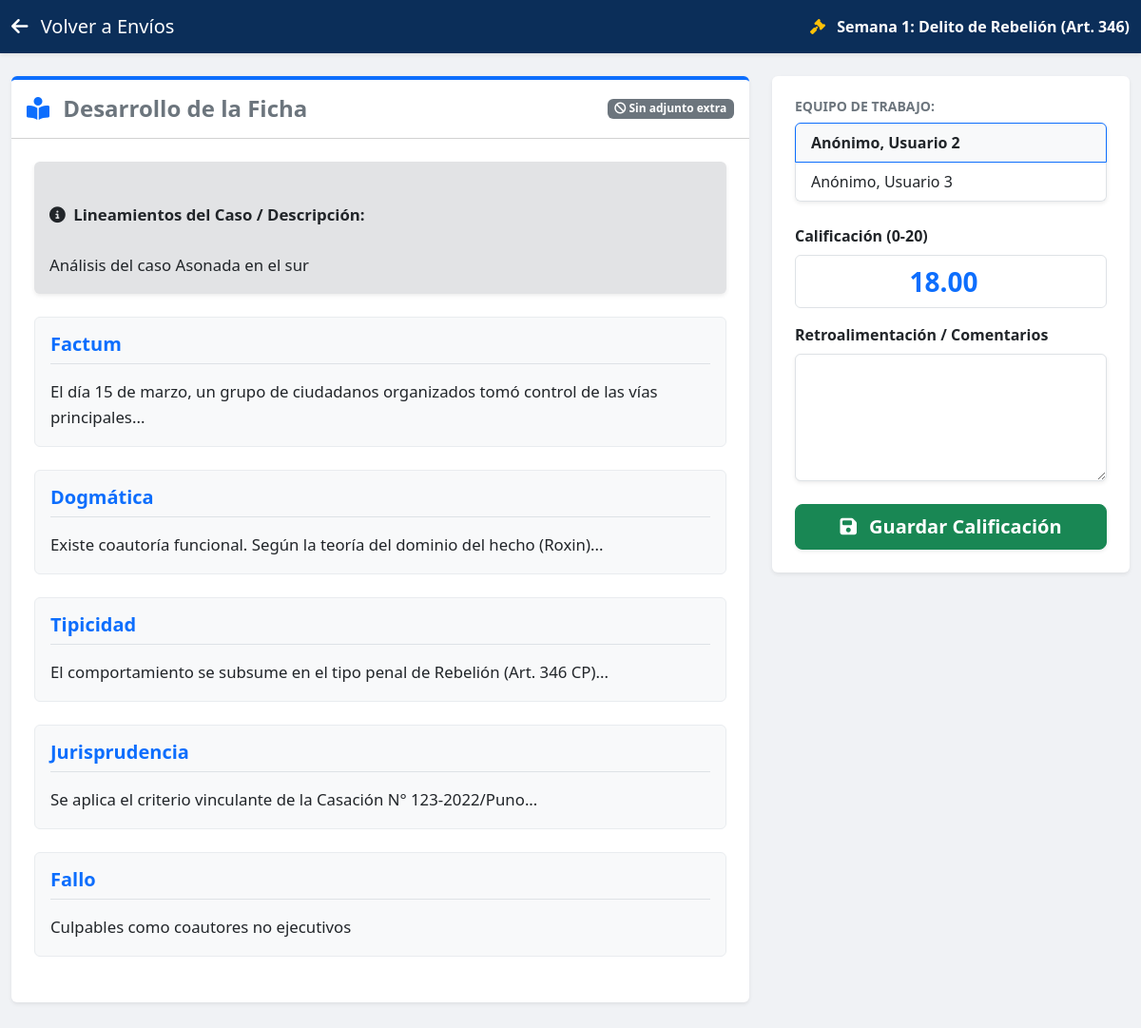
/calificar.php?id=4 (signed in), run on the app's committed database.
### tables this page shows
CREATE TABLE `envios_fichas` (
  `id` int(11) NOT NULL,
  `actividad_id` int(11) NOT NULL,
  `lider_id` int(11) NOT NULL,
  `factum` text NOT NULL,
  `tipicidad` text NOT NULL,
  `dogmatica` text NOT NULL,
  `jurisprudencia` text NOT NULL,
  `fallo` text NOT NULL,
  `fecha_envio` timestamp NULL DEFAULT current_timestamp(),
  `estado` varchar(50) DEFAULT 'Pendiente',
  `calificacion` decimal(5,2) DEFAULT NULL,
  `respuestas_json` text DEFAULT NULL,
  `retroalimentacion` text DEFAULT NULL
);

CREATE TABLE `actividades_fichas` (
  `id` int(11) NOT NULL,
  `curso_id` int(11) NOT NULL,
  `titulo_caso` varchar(200) NOT NULL,
  `fecha_inicio` datetime NOT NULL DEFAULT current_timestamp(),
  `fecha_cierre` datetime NOT NULL,
  `descripcion` text DEFAULT NULL,
  `fecha_limite` datetime DEFAULT NULL,
  `estructura_campos` text DEFAULT NULL,
  `tipo_trabajo` varchar(20) DEFAULT 'Grupal',
  `max_integrantes` int(11) DEFAULT 5,
  `secciones_json` text DEFAULT NULL,
  `habilitado` tinyint(1) NOT NULL DEFAULT 0 COMMENT '0: Oculto, 1: Visible para alumnos'
);

CREATE TABLE `usuarios` (
  `id` int(11) NOT NULL,
  `rol` enum('admin','docente','estudiante') NOT NULL,
  `nombres` varchar(100) NOT NULL,
  `apellidos` varchar(100) NOT NULL,
  `email` varchar(100) NOT NULL,
  `password` varchar(255) NOT NULL,
  `codigo_estudiante` varchar(20) DEFAULT NULL,
  `ciclo` varchar(10) DEFAULT NULL,
  `semestre` varchar(10) DEFAULT NULL,
  `estado` tinyint(1) DEFAULT 1,
  `created_at` timestamp NULL DEFAULT current_timestamp(),
  `reset_token` varchar(100) DEFAULT NULL,
  `reset_token_exp` datetime DEFAULT NULL
);

### calificar.php (the view, shortened to what this page needs)
<?php
require_once 'config/conexion.php';
$envio_id = $_GET['id'] ?? null;
$mensaje = ''; $tipo_mensaje = ''; $error_db = '';
try {
    $stmt = $pdo->prepare("
        SELECT e.id, e.actividad_id, e.lider_id, e.calificacion, e.retroalimentacion, e.fecha_envio, e.respuestas_json,
               e.factum, e.tipicidad, e.dogmatica, e.jurisprudencia, e.fallo,
               a.titulo_caso, a.tipo_trabajo, a.curso_id, a.descripcion,
               u.nombres, u.apellidos, u.codigo_estudiante
        FROM envios_fichas e
        JOIN actividades_fichas a ON e.actividad_id = a.id
        LEFT JOIN usuarios u ON e.lider_id = u.id
        WHERE e.id = ?
    ");
    $stmt->execute([$envio_id]);
    $envio = $stmt->fetch(PDO::FETCH_ASSOC);
    $stmt_anexo = $pdo->prepare("SELECT nombre_archivo, ruta_archivo, tipo_archivo FROM anexos WHERE envio_id = ? LIMIT 1");
    $stmt_anexo->execute([$envio_id]);
    $anexo = $stmt_anexo->fetch(PDO::FETCH_ASSOC);
    $es_grupal = ($envio['tipo_trabajo'] === 'Grupal');
    $integrantes = [];
    if ($es_grupal) {
        $stmt_int = $pdo->prepare("SELECT u.nombres, u.apellidos, u.codigo_estudiante FROM envio_integrantes ei JOIN usuarios u ON ei.estudiante_id = u.id WHERE ei.envio_id = ? ORDER BY u.apellidos ASC");
        $stmt_int->execute([$envio_id]);
        $integrantes = $stmt_int->fetchAll(PDO::FETCH_ASSOC);
    }
} catch (PDOException $e) { $error_db = "Error: " . $e->getMessage(); }
?>
<!DOCTYPE html>
<html lang="es">
<head>
    <link href="https://cdn.jsdelivr.net/npm/bootstrap@5.3.0/dist/css/bootstrap.min.css" rel="stylesheet">
    <link rel="stylesheet" href="https://cdnjs.cloudflare.com/ajax/libs/font-awesome/6.4.0/css/all.min.css">
</head>
<body>
    <nav class="navbar navbar-dark bg-unap shadow-sm">
        <div class="container-fluid">
            <a class="navbar-brand" href="<?= ($_SESSION['rol'] === 'admin') ? 'ver_todos_trabajos.php' : 'revisar_trabajos.php?id='.$envio['actividad_id'] ?>">
                <i class="fas fa-arrow-left me-2"></i> Volver a Envíos
            </a>
            <span class="text-white fw-bold d-none d-md-inline"><i class="fas fa-gavel me-2 text-warning"></i> <?= htmlspecialchars($envio['titulo_caso'] ?? 'Trabajo') ?></span>
        </div>
    </nav>
    <div class="container-fluid py-4">
        <?php if ($error_db): ?><div class="alert alert-danger m-4"><?= $error_db ?></div><?php else: ?>
        <div class="row justify-content-center">
            <div class="col-lg-8 mb-4">
                <div class="card shadow-sm border-0 border-top border-4 border-primary">
                    <div class="card-header bg-white d-flex justify-content-between align-items-center py-3">
                        <h4 class="mb-0 fw-bold text-secondary"><i class="fas fa-book-reader text-primary me-2"></i> Desarrollo de la Ficha</h4>
                        <?php if ($anexo): ?>
                            <?php if ($anexo['tipo_archivo'] === 'url'): ?>
                                <a href="<?= htmlspecialchars($anexo['ruta_archivo']) ?>" target="_blank" class="btn btn-info text-white fw-bold shadow-sm">
                                    <i class="fas fa-external-link-alt me-2"></i> Visitar Web Externa
                                </a>
                            <?php elseif ($anexo['tipo_archivo'] === 'html'): ?>
                                <a href="<?= htmlspecialchars($anexo['ruta_archivo']) ?>" target="_blank" class="btn btn-dark fw-bold shadow-sm">
                                    <i class="fas fa-globe me-2"></i> Ver Expediente Web (ZIP)
                                </a>
                            <?php else: ?>
                                <button class="btn btn-danger fw-bold shadow-sm" data-bs-toggle="modal" data-bs-target="#modalPDF">
                                    <i class="fas fa-file-pdf me-2"></i> Ver Anexo PDF
                                </button>
                            <?php endif; ?>
                        <?php else: ?>
                            <span class="badge bg-secondary"><i class="fas fa-ban"></i> Sin adjunto extra</span>
                        <?php endif; ?>
                    </div>
                    <div class="card-body p-4" style="font-size: 1.05rem; line-height: 1.6;">
                        <?php if (!empty($envio['descripcion'])): ?>
                        <div class="alert alert-secondary text-dark shadow-sm border-0 mb-4" style="text-align: justify; white-space: pre-line;">
                            <strong><i class="fas fa-info-circle me-1"></i> Lineamientos del Caso / Descripción:</strong><br>
                            <?= htmlspecialchars($envio['descripcion']) ?>
                        </div>
                        <?php endif; ?>
                        <?php
                        if (!empty($envio['respuestas_json'])) {
                            $respuestas = json_decode($envio['respuestas_json'], true);
                            if(is_array($respuestas)) {
                                foreach($respuestas as $pregunta => $respuesta) {
                                    echo "<div class='mb-4 p-3 bg-light rounded border border-light-subtle'>";
                                    echo "<h5 class='fw-bold text-primary border-bottom pb-2 mb-3'>" . htmlspecialchars($pregunta) . "</h5>";
                                    echo "<p class='mb-0 text-justify'>" . nl2br(htmlspecialchars($respuesta)) . "</p></div>";
                                }
                            }
                        } elseif (!empty($envio['factum']) || !empty($envio['tipicidad'])) {
                            $legacy = ['Factum' => $envio['factum'], 'Dogmática' => $envio['dogmatica'], 'Tipicidad' => $envio['tipicidad'], 'Jurisprudencia' => $envio['jurisprudencia'], 'Fallo' => $envio['fallo']];
                            foreach($legacy as $titulo => $texto) {
                                if(!empty($texto)) {
                                    echo "<div class='mb-4 p-3 bg-light rounded border border-light-subtle'>";
                                    echo "<h5 class='fw-bold text-primary border-bottom pb-2 mb-3'>" . htmlspecialchars($titulo) . "</h5>";
                                    echo "<p class='mb-0 text-justify'>" . nl2br(htmlspecialchars($texto)) . "</p></div>";
                                }
                            }
                        } else {
                            echo "<div class='text-center py-5 text-muted'><i class='fas fa-info-circle fa-3x mb-3'></i><h5>El estudiante no ingresó textos en el formulario.</h5><p>Verifique el anexo adjunto.</p></div>";
                        }
                        ?>
                    </div>
                </div>
            </div>
            <div class="col-lg-4">
                <div class="card shadow-sm border-0 sticky-top" style="top: 20px;">
                    <div class="card-body p-4">
                        <?php if ($es_grupal): ?>
                            <h6 class="fw-bold text-secondary text-uppercase small mb-2">Equipo de Trabajo:</h6>
                            <ul class="list-group shadow-sm mb-4">
                                <?php foreach($integrantes as $int): ?>
                                    <li class="list-group-item py-2 px-3 <?= ($int['codigo_estudiante'] === $envio['codigo_estudiante']) ? 'bg-light fw-bold border-primary border-start-3' : '' ?>">
                                        <?= htmlspecialchars($int['apellidos'] . ', ' . $int['nombres']) ?>
                                    </li>
                                <?php endforeach; ?>
                            </ul>
                        <?php else: ?>
                            <h6 class="fw-bold text-secondary small mb-1">Autor:</h6>
                            <h5 class="text-dark fw-bold mb-4 border-bottom pb-2"><?= htmlspecialchars($envio['apellidos'] . ' ' . $envio['nombres']) ?></h5>
                        <?php endif; ?>
                        <form action="calificar.php?id=<?= $envio_id ?>" method="POST">
                            <div class="mb-3">
                                <label class="fw-bold text-dark mb-2">Calificación (0-20)</label>
                                <input type="number" name="calificacion" class="form-control fw-bold fs-3 text-center text-primary" min="0" max="20" step="1" required value="<?= $envio['calificacion'] !== null ? htmlspecialchars($envio['calificacion']) : '' ?>">
                            </div>
                            <div class="mb-4">
                                <label class="fw-bold text-dark mb-2">Retroalimentación / Comentarios</label>
                                <textarea name="retroalimentacion" class="form-control shadow-sm" rows="5"><?= htmlspecialchars($envio['retroalimentacion'] ?? '') ?></textarea>
                            </div>
                            <button type="submit" name="calificar" class="btn btn-success btn-lg w-100 fw-bold shadow-sm"><i class="fas fa-save me-2"></i> Guardar Calificación</button>
                        </form>
                    </div>
                </div>
            </div>
        </div>
        <?php endif; ?>
    </div>
</body>
</html>

### calificar.php (style rules this page uses)
body { background-color: #f0f2f5; }
.bg-unap { background-color: #0b2e59; }

### data on the page
envios_fichas: actividad.titulo_caso "Semana 1: Delito de Rebelión (Art. 346)", actividad.descripcion "Análisis del caso Asonada en el sur", factum "El día 15 de marzo, un grupo de ciudadanos organizados tomó control de las vías principales...", dogmatica "Existe coautoría funcional. Según la teoría del dominio del hecho (Roxin)...", tipicidad "El comportamiento se subsume en el tipo penal de Rebelión (Art. 346 CP)...", jurisprudencia "Se aplica el criterio vinculante de la Casación N° 123-2022/Puno...", fallo "Culpables como coautores no ejecutivos", calificacion "18.00"
usuarios: apellidos+nombres "Anónimo, Usuario 2"
usuarios: apellidos+nombres "Anónimo, Usuario 3"

### other printed values
$titulo "Factum"
$titulo "Dogmática"
$titulo "Tipicidad"
$titulo "Jurisprudencia"
$titulo "Fallo"
